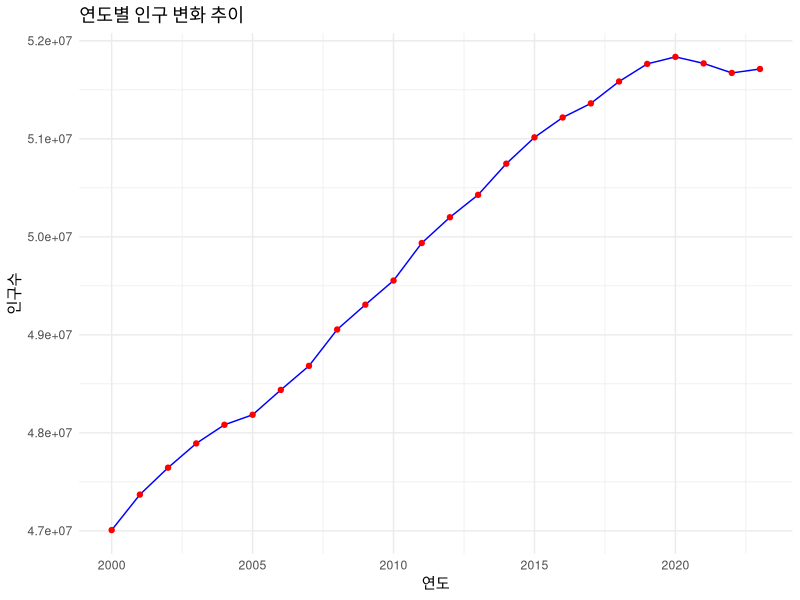
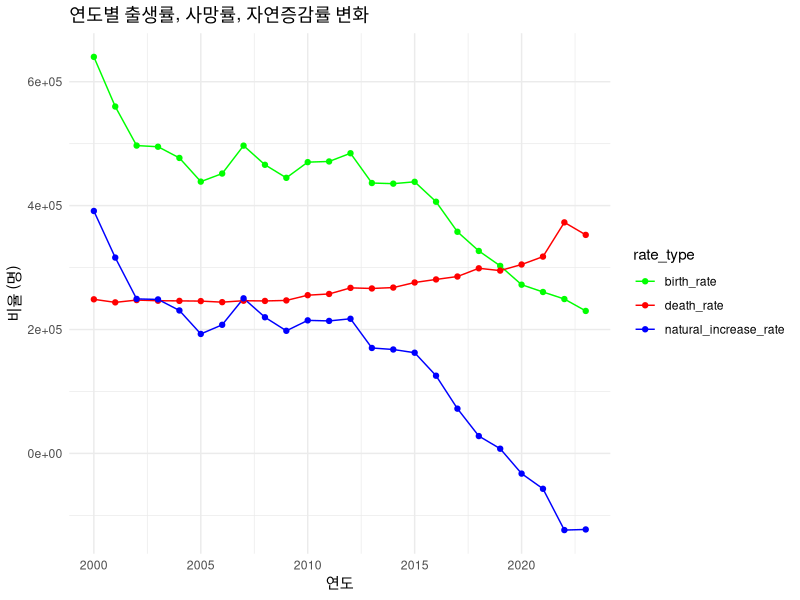
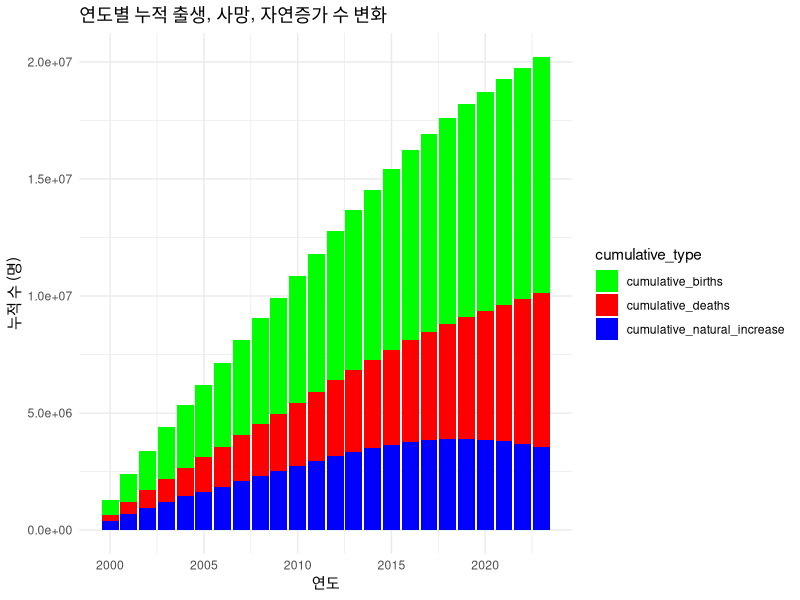
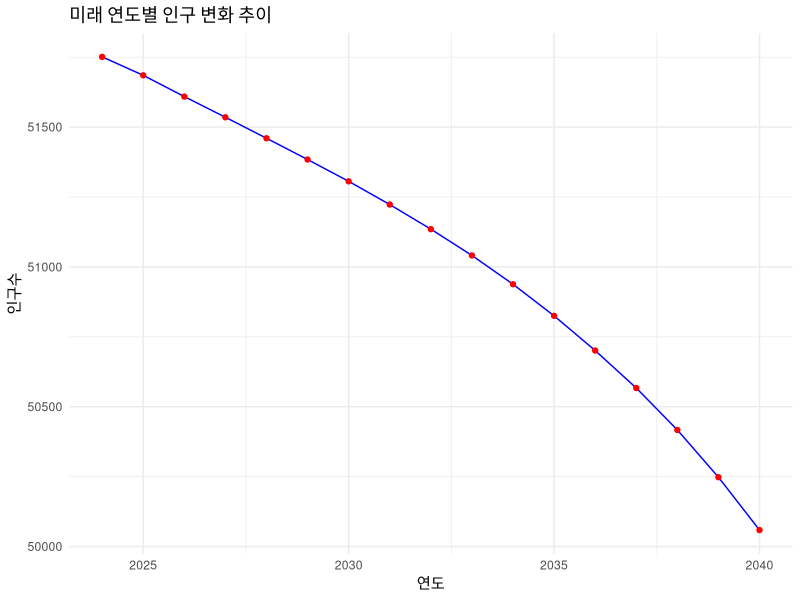
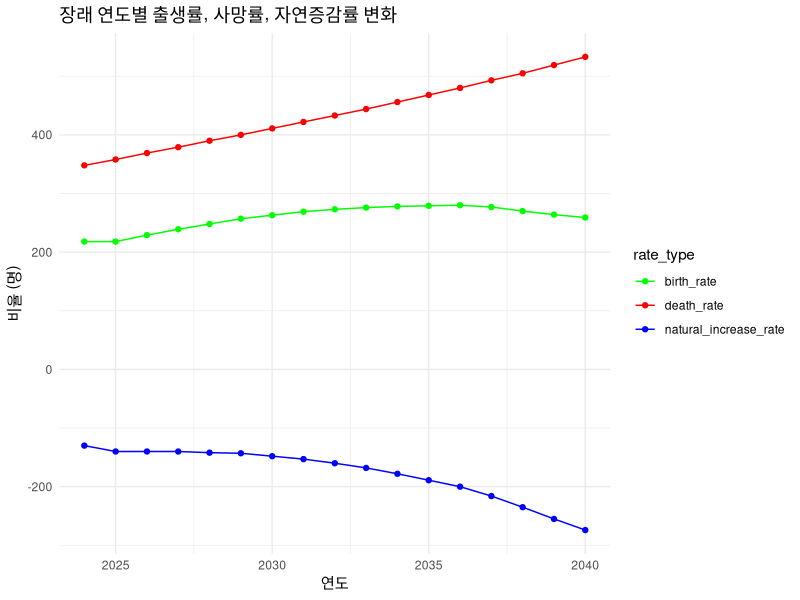

Here is the R script that generated these plots, in order:
# 필요한 라이브러리 로드
library(tidyverse)

# 데이터 불러오기
demographic_data <- read.csv("PopulationByYear.csv")

# 데이터 구조 확인
str(demographic_data)

# 데이터 확인
head(demographic_data)

# 수치형으로 변환
demographic_data <- demographic_data %>%
  mutate(year = as.numeric(year),
         population = as.numeric(gsub(",", "", population)),
         birth_rate = as.numeric(gsub(",", "", birth_rate)),
         death_rate = as.numeric(gsub(",", "", death_rate)),
         natural_increase_rate = as.numeric(gsub(",", "", natural_increase_rate)))

# 변환된 데이터 확인
str(demographic_data)
head(demographic_data)

# 연도별 인구 변화 시각화
ggplot(demographic_data, aes(x = year, y = population)) +
  geom_line(color = "blue") +
  geom_point(color = "red") +
  ggtitle("연도별 인구 변화 추이") +
  xlab("연도") +
  ylab("인구수") +
  theme_minimal()

# 출생률, 사망률, 자연증감률 시각화
demographic_data_long <- demographic_data %>%
  pivot_longer(cols = c(birth_rate, death_rate, natural_increase_rate), 
               names_to = "rate_type", values_to = "rate")

ggplot(demographic_data_long, aes(x = year, y = rate, color = rate_type)) +
  geom_line() +
  geom_point() +
  ggtitle("연도별 출생률, 사망률, 자연증감률 변화") +
  xlab("연도") +
  ylab("비율 (명)") +
  theme_minimal() +
  scale_color_manual(values = c("birth_rate" = "green", 
                                "death_rate" = "red", 
                                "natural_increase_rate" = "blue"))

# 누적 출생, 사망, 자연증가 수 계산
demographic_data <- demographic_data %>%
  mutate(cumulative_births = cumsum(birth_rate),
         cumulative_deaths = cumsum(death_rate),
         cumulative_natural_increase = cumsum(natural_increase_rate))

# 누적 출생, 사망, 자연증가 수 시각화
demographic_data_long_cumulative <- demographic_data %>%
  pivot_longer(cols = c(cumulative_births, cumulative_deaths, cumulative_natural_increase), 
               names_to = "cumulative_type", values_to = "cumulative_value")

ggplot(demographic_data_long_cumulative, aes(x = year, y = cumulative_value, fill = cumulative_type)) +
  geom_bar(stat = "identity", position = "stack") +
  ggtitle("연도별 누적 출생, 사망, 자연증가 수 변화") +
  xlab("연도") +
  ylab("누적 수 (명)") +
  theme_minimal() +
  scale_fill_manual(values = c("cumulative_births" = "green", 
                               "cumulative_deaths" = "red", 
                               "cumulative_natural_increase" = "blue"))


# 장래 데이터 불러오기
future_data <- read.csv("PopulationByFuture.csv")

# 데이터 구조 확인
str(future_data)

# 수치형으로 변환
future_data <- future_data %>%
  mutate(year = as.numeric(year),
         population = as.numeric(gsub(",", "", population)),
         birth_rate = as.numeric(gsub(",", "", birth_rate)),
         death_rate = as.numeric(gsub(",", "", death_rate)),
         natural_increase_rate = as.numeric(gsub(",", "", natural_increase_rate)))

# 변환된 데이터 확인
str(future_data)
head(future_data)

# 연도별 인구 변화 시각화
ggplot(future_data, aes(x = year, y = population)) +
  geom_line(color = "blue") +
  geom_point(color = "red") +
  ggtitle("미래 연도별 인구 변화 추이") +
  xlab("연도") +
  ylab("인구수") +
  theme_minimal()

# 출생률, 사망률, 자연증감률 시각화
future_data_long <- future_data %>%
  pivot_longer(cols = c(birth_rate, death_rate, natural_increase_rate), 
               names_to = "rate_type", values_to = "rate")

ggplot(future_data_long, aes(x = year, y = rate, color = rate_type)) +
  geom_line() +
  geom_point() +
  ggtitle("장래 연도별 출생률, 사망률, 자연증감률 변화") +
  xlab("연도") +
  ylab("비율 (명)") +
  theme_minimal() +
  scale_color_manual(values = c("birth_rate" = "green", 
                                "death_rate" = "red", 
                                "natural_increase_rate" = "blue"))

